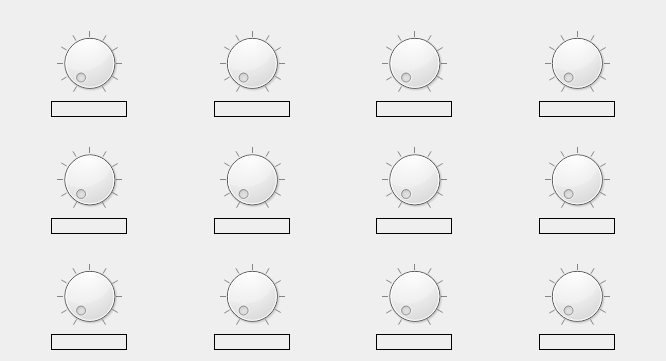
     <widget class="QWidget" name="gridLayoutWidget_3">
      <property name="geometry">
       <rect>
        <x>5</x>
        <y>80</y>
        <width>666</width>
        <height>361</height>
       </rect>
      </property>
      <layout class="QGridLayout" name="gridLayout_4">
       <item row="1" column="2">
        <widget class="QDial" name="dial_efxparameter3">
         <property name="cursor">
          <cursorShape>ClosedHandCursor</cursorShape>
         </property>
         <property name="notchTarget">
          <double>10.000000000000000</double>
         </property>
         <property name="notchesVisible">
          <bool>true</bool>
         </property>
        </widget>
       </item>
       <item row="6" column="2">
        <widget class="QDial" name="dial_efxparameter7">
         <property name="cursor">
          <cursorShape>ClosedHandCursor</cursorShape>
         </property>
         <property name="notchTarget">
          <double>10.000000000000000</double>
         </property>
         <property name="notchesVisible">
          <bool>true</bool>
         </property>
        </widget>
       </item>
       <item row="1" column="0">
        <widget class="QDial" name="dial_efxparameter1">
         <property name="cursor">
          <cursorShape>ClosedHandCursor</cursorShape>
         </property>
         <property name="notchTarget">
          <double>10.000000000000000</double>
         </property>
         <property name="notchesVisible">
          <bool>true</bool>
         </property>
        </widget>
       </item>
       <item row="10" column="2">
        <widget class="QDial" name="dial_efxparameter11">
         <property name="cursor">
          <cursorShape>ClosedHandCursor</cursorShape>
         </property>
         <property name="notchTarget">
          <double>10.000000000000000</double>
         </property>
         <property name="notchesVisible">
          <bool>true</bool>
         </property>
        </widget>
       </item>
       <item row="10" column="3">
        <widget class="QDial" name="dial_efxparameter12">
         <property name="cursor">
          <cursorShape>ClosedHandCursor</cursorShape>
         </property>
         <property name="notchTarget">
          <double>10.000000000000000</double>
         </property>
         <property name="notchesVisible">
          <bool>true</bool>
         </property>
        </widget>
       </item>
       <item row="7" column="0" alignment="Qt::AlignHCenter">
        <widget class="QLabel" name="label_efxparameter5value">
         <property name="minimumSize">
          <size>
           <width>76</width>
           <height>16</height>
          </size>
         </property>
         <property name="maximumSize">
          <size>
           <width>76</width>
           <height>16</height>
          </size>
         </property>
         <property name="frameShape">
          <enum>QFrame::Box</enum>
         </property>
         <property name="text">
          <string/>
         </property>
         <property name="alignment">
          <set>Qt::AlignCenter</set>
         </property>
        </widget>
       </item>
       <item row="10" column="1">
        <widget class="QDial" name="dial_efxparameter10">
         <property name="cursor">
          <cursorShape>ClosedHandCursor</cursorShape>
         </property>
         <property name="notchTarget">
          <double>10.000000000000000</double>
         </property>
         <property name="notchesVisible">
          <bool>true</bool>
         </property>
        </widget>
       </item>
       <item row="6" column="0">
        <widget class="QDial" name="dial_efxparameter5">
         <property name="cursor">
          <cursorShape>ClosedHandCursor</cursorShape>
         </property>
         <property name="notchTarget">
          <double>10.000000000000000</double>
         </property>
         <property name="notchesVisible">
          <bool>true</bool>
         </property>
        </widget>
       </item>
       <item row="11" column="0" alignment="Qt::AlignHCenter">
        <widget class="QLabel" name="label_efxparameter9value">
         <property name="minimumSize">
          <size>
           <width>76</width>
           <height>16</height>
          </size>
         </property>
         <property name="maximumSize">
          <size>
           <width>76</width>
           <height>16</height>
          </size>
         </property>
         <property name="frameShape">
          <enum>QFrame::Box</enum>
         </property>
         <property name="text">
          <string/>
         </property>
         <property name="alignment">
          <set>Qt::AlignCenter</set>
         </property>
        </widget>
       </item>
       <item row="2" column="0" alignment="Qt::AlignHCenter">
        <widget class="QLabel" name="label_efxparameter1value">
         <property name="minimumSize">
          <size>
           <width>76</width>
           <height>16</height>
          </size>
         </property>
         <property name="maximumSize">
          <size>
           <width>76</width>
           <height>16</height>
          </size>
         </property>
         <property name="frameShape">
          <enum>QFrame::Box</enum>
         </property>
         <property name="text">
          <string/>
         </property>
         <property name="alignment">
          <set>Qt::AlignCenter</set>
         </property>
        </widget>
       </item>
       <item row="6" column="1">
        <widget class="QDial" name="dial_efxparameter6">
         <property name="cursor">
          <cursorShape>ClosedHandCursor</cursorShape>
         </property>
         <property name="notchTarget">
          <double>10.000000000000000</double>
         </property>
         <property name="notchesVisible">
          <bool>true</bool>
         </property>
        </widget>
       </item>
       <item row="9" column="0">
        <widget class="QLabel" name="label_efxparameter9">
         <property name="text">
          <string/>
         </property>
         <property name="alignment">
          <set>Qt::AlignCenter</set>
         </property>
        </widget>
       </item>
       <item row="10" column="0">
        <widget class="QDial" name="dial_efxparameter9">
         <property name="cursor">
          <cursorShape>ClosedHandCursor</cursorShape>
         </property>
         <property name="notchTarget">
          <double>10.000000000000000</double>
         </property>
         <property name="notchesVisible">
          <bool>true</bool>
         </property>
        </widget>
       </item>
       <item row="0" column="0">
        <widget class="QLabel" name="label_efxparameter1">
         <property name="text">
          <string/>
         </property>
         <property name="alignment">
          <set>Qt::AlignCenter</set>
         </property>
        </widget>
       </item>
       <item row="6" column="3">
        <widget class="QDial" name="dial_efxparameter8">
         <property name="cursor">
          <cursorShape>ClosedHandCursor</cursorShape>
         </property>
         <property name="notchTarget">
          <double>10.000000000000000</double>
         </property>
         <property name="notchesVisible">
          <bool>true</bool>
         </property>
        </widget>
       </item>
       <item row="4" column="0">
        <widget class="QLabel" name="label_efxparameter5">
         <property name="text">
          <string/>
         </property>
         <property name="alignment">
          <set>Qt::AlignCenter</set>
         </property>
        </widget>
       </item>
       <item row="1" column="1">
        <widget class="QDial" name="dial_efxparameter2">
         <property name="cursor">
          <cursorShape>ClosedHandCursor</cursorShape>
         </property>
         <property name="notchTarget">
          <double>10.000000000000000</double>
         </property>
         <property name="notchesVisible">
          <bool>true</bool>
         </property>
        </widget>
       </item>
       <item row="1" column="3">
        <widget class="QDial" name="dial_efxparameter4">
         <property name="cursor">
          <cursorShape>ClosedHandCursor</cursorShape>
         </property>
         <property name="notchTarget">
          <double>10.000000000000000</double>
         </property>
         <property name="notchesVisible">
          <bool>true</bool>
         </property>
        </widget>
       </item>
       <item row="3" column="0">
        <spacer name="verticalSpacer_2">
         <property name="orientation">
          <enum>Qt::Vertical</enum>
         </property>
         <property name="sizeHint" stdset="0">
          <size>
           <width>20</width>
           <height>40</height>
          </size>
         </property>
        </spacer>
       </item>
       <item row="8" column="0">
        <spacer name="verticalSpacer_3">
         <property name="orientation">
          <enum>Qt::Vertical</enum>
         </property>
         <property name="sizeHint" stdset="0">
          <size>
           <width>20</width>
           <height>40</height>
          </size>
         </property>
        </spacer>
       </item>
       <item row="11" column="1" alignment="Qt::AlignHCenter">
        <widget class="QLabel" name="label_efxparameter10value">
         <property name="minimumSize">
          <size>
           <width>76</width>
           <height>16</height>
          </size>
         </property>
         <property name="maximumSize">
          <size>
           <width>76</width>
           <height>16</height>
          </size>
         </property>
         <property name="frameShape">
          <enum>QFrame::Box</enum>
         </property>
         <property name="text">
          <string/>
         </property>
         <property name="alignment">
          <set>Qt::AlignCenter</set>
         </property>
        </widget>
       </item>
       <item row="11" column="2" alignment="Qt::AlignHCenter">
        <widget class="QLabel" name="label_efxparameter11value">
         <property name="minimumSize">
          <size>
           <width>76</width>
           <height>16</height>
          </size>
         </property>
         <property name="maximumSize">
          <size>
           <width>76</width>
           <height>16</height>
          </size>
         </property>
         <property name="frameShape">
          <enum>QFrame::Box</enum>
         </property>
         <property name="text">
          <string/>
         </property>
         <property name="alignment">
          <set>Qt::AlignCenter</set>
         </property>
        </widget>
       </item>
       <item row="11" column="3" alignment="Qt::AlignHCenter">
        <widget class="QLabel" name="label_efxparameter12value">
         <property name="minimumSize">
          <size>
           <width>76</width>
           <height>16</height>
          </size>
         </property>
         <property name="maximumSize">
          <size>
           <width>76</width>
           <height>16</height>
          </size>
         </property>
         <property name="frameShape">
          <enum>QFrame::Box</enum>
         </property>
         <property name="text">
          <string/>
         </property>
         <property name="alignment">
          <set>Qt::AlignCenter</set>
         </property>
        </widget>
       </item>
       <item row="9" column="1">
        <widget class="QLabel" name="label_efxparameter10">
         <property name="text">
          <string/>
         </property>
         <property name="alignment">
          <set>Qt::AlignCenter</set>
         </property>
        </widget>
       </item>
       <item row="9" column="2">
        <widget class="QLabel" name="label_efxparameter11">
         <property name="text">
          <string/>
         </property>
         <property name="alignment">
          <set>Qt::AlignCenter</set>
         </property>
        </widget>
       </item>
       <item row="9" column="3">
        <widget class="QLabel" name="label_efxparameter12">
         <property name="text">
          <string/>
         </property>
         <property name="alignment">
          <set>Qt::AlignCenter</set>
         </property>
        </widget>
       </item>
       <item row="7" column="1" alignment="Qt::AlignHCenter">
        <widget class="QLabel" name="label_efxparameter6value">
         <property name="minimumSize">
          <size>
           <width>76</width>
           <height>16</height>
          </size>
         </property>
         <property name="maximumSize">
          <size>
           <width>76</width>
           <height>16</height>
          </size>
         </property>
         <property name="frameShape">
          <enum>QFrame::Box</enum>
         </property>
         <property name="text">
          <string/>
         </property>
         <property name="alignment">
          <set>Qt::AlignCenter</set>
         </property>
        </widget>
       </item>
       <item row="7" column="2" alignment="Qt::AlignHCenter">
        <widget class="QLabel" name="label_efxparameter7value">
         <property name="minimumSize">
          <size>
           <width>76</width>
           <height>16</height>
          </size>
         </property>
         <property name="maximumSize">
          <size>
           <width>76</width>
           <height>16</height>
          </size>
         </property>
         <property name="frameShape">
          <enum>QFrame::Box</enum>
         </property>
         <property name="text">
          <string/>
         </property>
         <property name="alignment">
          <set>Qt::AlignCenter</set>
         </property>
        </widget>
       </item>
       <item row="7" column="3" alignment="Qt::AlignHCenter">
        <widget class="QLabel" name="label_efxparameter8value">
         <property name="minimumSize">
          <size>
           <width>76</width>
           <height>16</height>
          </size>
         </property>
         <property name="maximumSize">
          <size>
           <width>76</width>
           <height>16</height>
          </size>
         </property>
         <property name="frameShape">
          <enum>QFrame::Box</enum>
         </property>
         <property name="text">
          <string/>
         </property>
         <property name="alignment">
          <set>Qt::AlignCenter</set>
         </property>
        </widget>
       </item>
       <item row="4" column="1">
        <widget class="QLabel" name="label_efxparameter6">
         <property name="text">
          <string/>
         </property>
         <property name="alignment">
          <set>Qt::AlignCenter</set>
         </property>
        </widget>
       </item>
       <item row="4" column="2">
        <widget class="QLabel" name="label_efxparameter7">
         <property name="text">
          <string/>
         </property>
         <property name="alignment">
          <set>Qt::AlignCenter</set>
         </property>
        </widget>
       </item>
       <item row="4" column="3">
        <widget class="QLabel" name="label_efxparameter8">
         <property name="text">
          <string/>
         </property>
         <property name="alignment">
          <set>Qt::AlignCenter</set>
         </property>
        </widget>
       </item>
       <item row="2" column="1" alignment="Qt::AlignHCenter">
        <widget class="QLabel" name="label_efxparameter2value">
         <property name="minimumSize">
          <size>
           <width>76</width>
           <height>16</height>
          </size>
         </property>
         <property name="maximumSize">
          <size>
           <width>76</width>
           <height>16</height>
          </size>
         </property>
         <property name="frameShape">
          <enum>QFrame::Box</enum>
         </property>
         <property name="text">
          <string/>
         </property>
         <property name="alignment">
          <set>Qt::AlignCenter</set>
         </property>
        </widget>
       </item>
       <item row="2" column="2" alignment="Qt::AlignHCenter">
        <widget class="QLabel" name="label_efxparameter3value">
         <property name="minimumSize">
          <size>
           <width>76</width>
           <height>16</height>
          </size>
         </property>
         <property name="maximumSize">
          <size>
           <width>76</width>
           <height>16</height>
          </size>
         </property>
         <property name="frameShape">
          <enum>QFrame::Box</enum>
         </property>
         <property name="text">
          <string/>
         </property>
         <property name="alignment">
          <set>Qt::AlignCenter</set>
         </property>
        </widget>
       </item>
       <item row="2" column="3" alignment="Qt::AlignHCenter">
        <widget class="QLabel" name="label_efxparameter4value">
         <property name="minimumSize">
          <size>
           <width>76</width>
           <height>16</height>
          </size>
         </property>
         <property name="maximumSize">
          <size>
           <width>76</width>
           <height>16</height>
          </size>
         </property>
         <property name="frameShape">
          <enum>QFrame::Box</enum>
         </property>
         <property name="text">
          <string/>
         </property>
         <property name="alignment">
          <set>Qt::AlignCenter</set>
         </property>
        </widget>
       </item>
       <item row="0" column="1">
        <widget class="QLabel" name="label_efxparameter2">
         <property name="text">
          <string/>
         </property>
         <property name="alignment">
          <set>Qt::AlignCenter</set>
         </property>
        </widget>
       </item>
       <item row="0" column="2">
        <widget class="QLabel" name="label_efxparameter3">
         <property name="text">
          <string/>
         </property>
         <property name="alignment">
          <set>Qt::AlignCenter</set>
         </property>
        </widget>
       </item>
       <item row="0" column="3">
        <widget class="QLabel" name="label_efxparameter4">
         <property name="text">
          <string/>
         </property>
         <property name="alignment">
          <set>Qt::AlignCenter</set>
         </property>
        </widget>
       </item>
      </layout>
     </widget>
